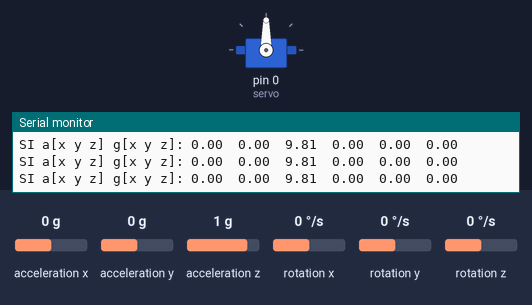
Recording of a sketch running on a simulated Arduino Uno, built with avr-gcc and run on an emulated ATmega328P. On the bench: servo, the last lines printed to the serial monitor. The inputs (shaded band) are chosen by the test bench; at power-on: acceleration y 0 g, acceleration x 0 g, acceleration z 1 g, rotation x 0 °/s, rotation y 0 °/s, rotation z 0 °/s.

Above: at 1.2 s.
1.3 s: acceleration y set to -1.4 g
At 2.5 s:
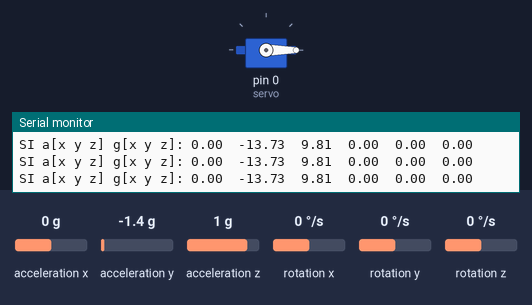
2.8 s: acceleration y set to -0.8 g
At 3.6 s:
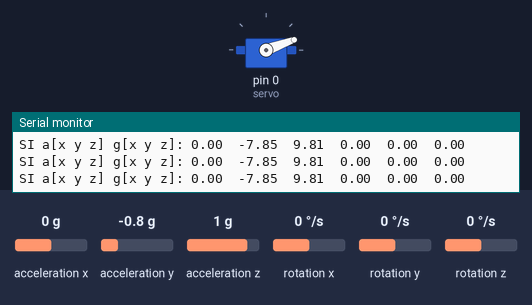
4.3 s: acceleration y set to 0.8 g
At 4.8 s:
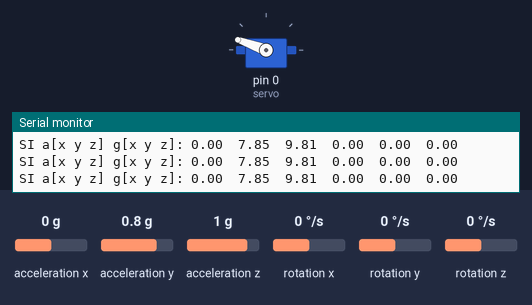
5.8 s: acceleration y set to 1.4 g
At 6.1 s:
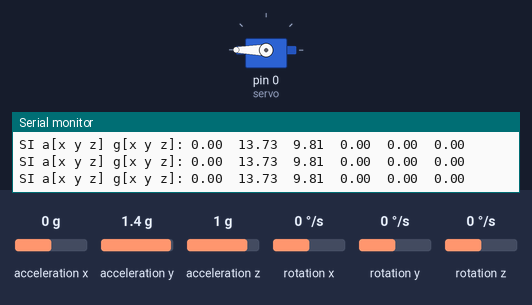
Timing chart, 0 to 8.3 s (numbered marks = the images above; inputs shaded):
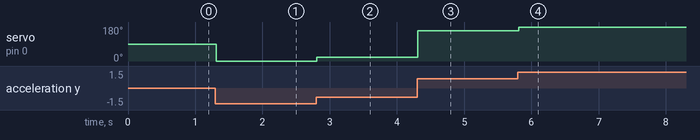

The sketch:

imu-servo.ino
```cpp
// imu-servo

#include "I2Cdev.h"
#include "MPU6050.h"
#include "Wire.h"
#include <Servo.h>

#include "ui.h"

const int mpuAddress = 0x68;  // Pines SCL-D1 SDA-D2

MPU6050 mpu(mpuAddress);
Servo servo;


int16_t ax, ay, az;
int16_t gx, gy, gz;

int rotacion = 0;


void setup() {
  Serial.begin(115200);

  Wire.begin();

  // Inicializacion de los perifericos
  mpu.initialize();
  servo.attach(0, 544, 2400); // Pin D3
}

void loop() {
  // Leer las aceleraciones y velocidades angulares
  mpu.getAcceleration(&ax, &ay, &az);
  mpu.getRotation(&gx, &gy, &gz);

  // Mostrar datos en el monitor
  printSI(ax, ay, az, gx, gy, gz);

  // Mapear la rotacion sobre el intervalo (0,180)
  rotacion = map(ay * accScale, -9.81, 9.81, 0, 180);
  servo.write(rotacion);
}
```

ui.h
```cpp
// ui.h

// Factores de conversion
const float accScale = 2.0 * 9.81 / 32768.0;
const float gyroScale = 250.0 / 32768.0;

// Mostrar medidas en crudo
void printRAW(int16_t ax, int16_t ay, int16_t az, int16_t gx, int16_t gy, int16_t gz) {
    Serial.print("RAW a[x y z] g[x y z]: ");
    Serial.print(ax); Serial.print("\t");
    Serial.print(ay); Serial.print("\t");
    Serial.print(az); Serial.print("\t");
    Serial.print(gx); Serial.print("\t");
    Serial.print(gy); Serial.print("\t");
    Serial.println(gz);
}

// Mostrar medidas en SI
void printSI(int16_t ax, int16_t ay, int16_t az, int16_t gx, int16_t gy, int16_t gz) {
    Serial.print("SI a[x y z] g[x y z]: ");
    Serial.print(ax * accScale); Serial.print("\t");
    Serial.print(ay * accScale); Serial.print("\t");
    Serial.print(az * accScale); Serial.print("\t");
    Serial.print(gx * gyroScale); Serial.print("\t");
    Serial.print(gy * gyroScale); Serial.print("\t");
    Serial.println(gz * gyroScale);
}
```

Measured:
- after the input at 1.3 s, servo on pin 0 (servo): 90° → 0° at once
- after the input at 2.8 s, servo on pin 0 (servo): 0° → 20° at once
- after the input at 4.3 s, servo on pin 0 (servo): 20° → 160° at once
- after the input at 5.8 s, servo on pin 0 (servo): 160° → 180° at once
